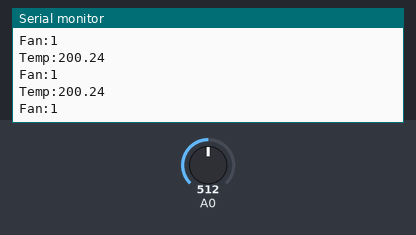
Recording of a sketch running on a simulated Arduino Uno, built with avr-gcc and run on an emulated ATmega328P. On the bench: the last lines printed to the serial monitor. The test bench sets the inputs (shaded band); at power-on: A0 = 512.

Above: at 1.3 s.
1.4 s: A0 set to 716
At 1.82 s:
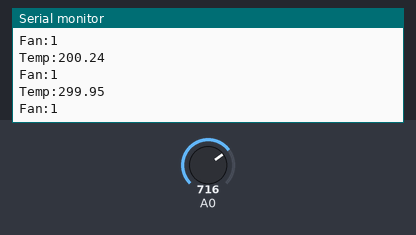
2.9 s: A0 set to 900
At 3.32 s:
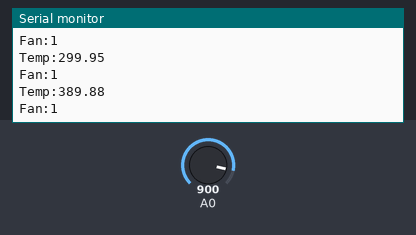
Timing chart, 0 to 5.9 s (numbered marks = the images above; inputs shaded):
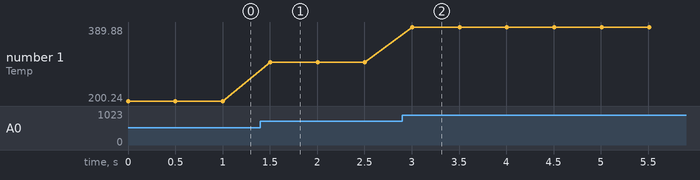

The sketch:

code.ino
```cpp
float readTemperature()
{
    float rawReading = analogRead(A0);
    float vIn = (rawReading / 1023.0) * 5.0;
    float temp = (vIn - 0.5) / 0.01;

    return temp;
}

bool fanOn = false;

void setup()
{
    Serial.begin(9600);
}

void loop()
{
    float temp = readTemperature();

  	if (temp >= 30.0) {
      fanOn = true;
    }
    else if (temp <= 28.0) {
      fanOn = false;
    }

    Serial.print("Temp:");
    Serial.println(temp);
    Serial.print("Fan:");
    Serial.println(fanOn);

    delay(500);
}
```

Measured:
- after the input at 1.4 s, the serial monitor: prints a new line after 0.10 s (image 1)
- after the input at 2.9 s, the serial monitor: prints a new line after 0.11 s (image 2)
- plotted number 1: 200.24 → 299.95 after the input at 1.4 s, 299.95 → 389.88 after the input at 2.9 s
